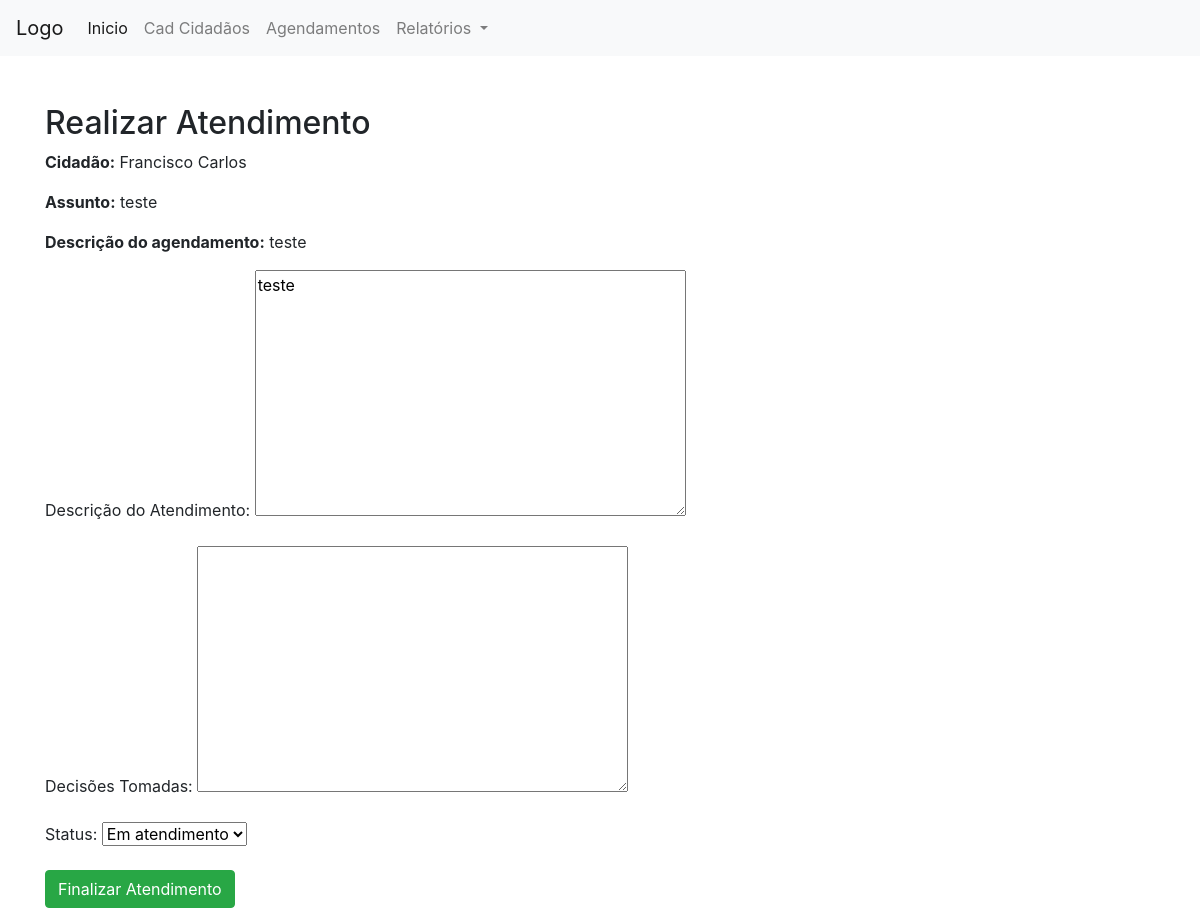
Page /atendimento/realizar/6/ on the committed database.
### appagenda/models.py (models this page shows, shortened)
class Agendamento(models.Model):
        STATUS_CHOICES = [
            ('A', 'Agendado'),
            ('C', 'Cancelado'),
            ('R', 'Realizado')
        ]
        cidadao = models.ForeignKey(Cidadao, on_delete=models.CASCADE, related_name='agendamentos')
        assunto = models.CharField(max_length=255)
        descricao = models.TextField()
        data_hora = models.DateTimeField()
        status = models.CharField(max_length=1, choices=STATUS_CHOICES, default='A')

class Cidadao(models.Model):
    nome = models.TextField(null=False)
    cpf = models.CharField(max_length=14, null=True)
    email = models.EmailField(unique=True)
    data_nascimento=models.DateField()
    celular = models.CharField(max_length=14, null=False)
    cep = models.CharField(max_length=9)
    endereco = models.CharField(max_length=200)
    endereco_numero=models.CharField(max_length=20)
    data_info = models.DateTimeField(auto_now_add=True)

### appagenda/views.py (the view)
# urls.py: path('atendimento/realizar/<int:agendamento_id>/', views.realizar_atendimento, name='realizar_atendimento'),
def realizar_atendimento(request, agendamento_id):
    agendamento = get_object_or_404(Agendamento, id=agendamento_id)
    if hasattr(agendamento, 'atendimento'):
        return redirect('realizar_atendimento', atendimento_id=agendamento.atendimento.id)
    if request.method == 'POST':
        form = AtendimentoForm(request.POST)
        if form.is_valid():
            atendimento = form.save(commit=False)
            atendimento.cidadao = agendamento.cidadao
            atendimento.agendamento = agendamento
            atendimento.save()
            agendamento.status = 'R'
            agendamento.save()
            return redirect('lista_atendimento')
    else:
        form = AtendimentoForm(initial={
            'descricao': agendamento.descricao,
            'status': 'A'  # Em atendimento
        })
    return render(request, 'appagenda/realizar_atendimento.html', {
        'form': form,
        'agendamento': agendamento
    })

### appagenda/forms.py
class AtendimentoForm(forms.ModelForm):
    class Meta:
        model = Atendimento
        fields = ['descricao', 'decisoes','status']
        labels = {
            'descricao': 'Descrição do Atendimento',
            'decisoes': 'Decisões Tomadas',
            'status': 'Status',
        }

### appagenda/templates/appagenda/realizar_atendimento.html (shortened to what this page needs)
{% extends "base.html"  %}
{% block content %}
<div class="container mt-5">
    <h2>Realizar Atendimento</h2>
    <p><strong>Cidadão:</strong> {{ agendamento.cidadao.nome }}</p>
    <p><strong>Assunto:</strong> {{ agendamento.assunto }}</p>
    <p><strong>Descrição do agendamento:</strong> {{ agendamento.descricao }}</p>
    <form method="post">
        {{ form.as_p }}
        <button type="submit" class="btn btn-success">Finalizar Atendimento</button>
    </form>
</div>
{% endblock %}

### rows in the picture
Agendamento: cidadao.nome "Francisco Carlos", assunto "teste", descricao "teste", status "Em atendimento"
